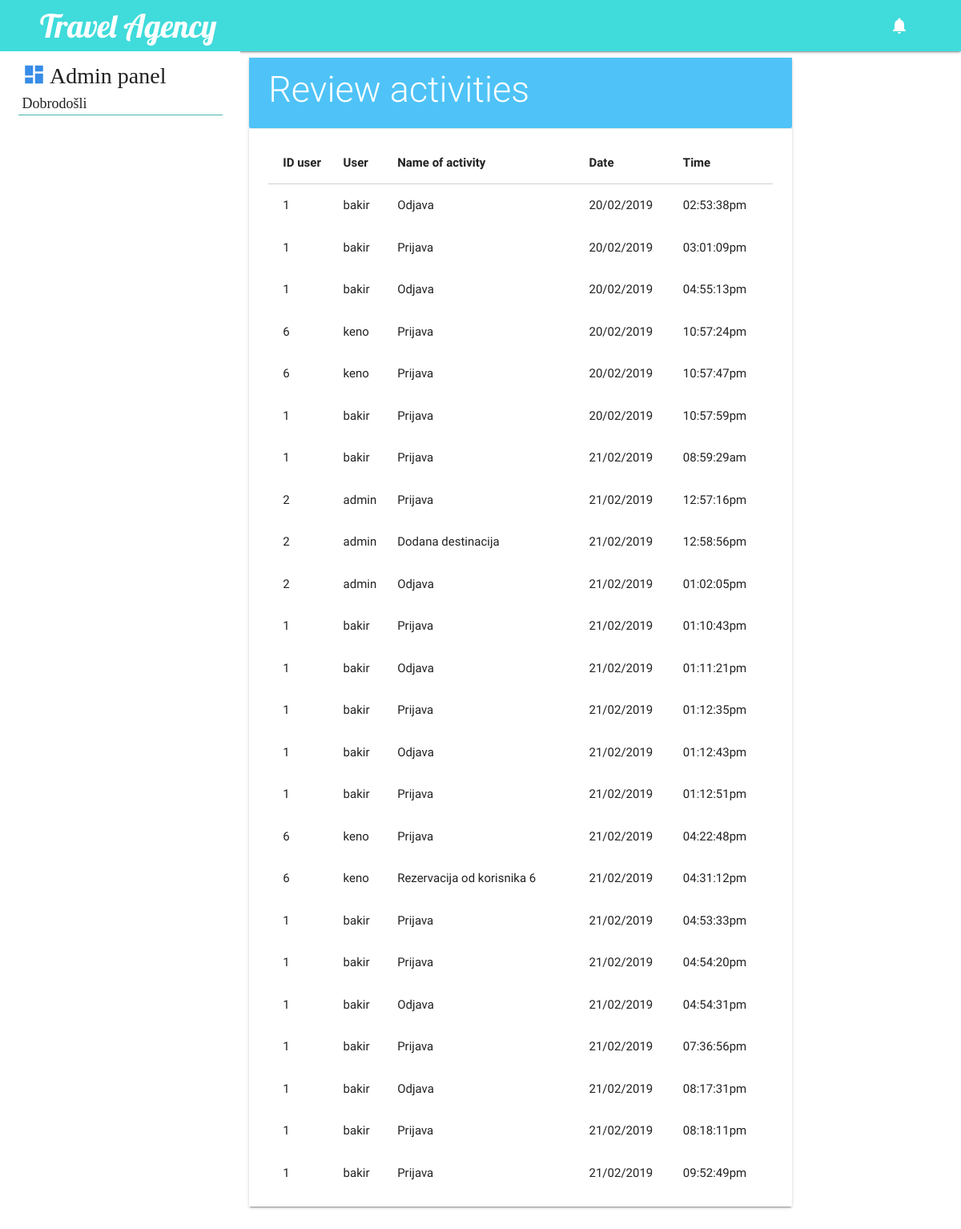
Screenshot of /pregledAktivnosti.php with the database file from the repository.
### tables this page shows
CREATE TABLE IF NOT EXISTS `aktivnosti` (
  `id` int(200) NOT NULL AUTO_INCREMENT,
  `id_korisnika` int(200) NOT NULL,
  `korisnik` varchar(200) NOT NULL,
  `naziv_aktivnosti` varchar(200) NOT NULL,
  `datum` varchar(100) NOT NULL,
  `vrijeme` varchar(100) NOT NULL,
  PRIMARY KEY (`id`)
);

### pregledAktivnosti.php (the view, shortened to what this page needs)
<?php
   include('db/konekcija.php');
    $dbidkorisnika = $_SESSION['id_kor'];
    $query = "SELECT * FROM aktivnosti where id_korisnika != '$dbidkorisnika'";
?>
<!DOCTYPE html>
<html lang="en">
<head>
      <link type="text/css" rel="stylesheet" href="css/materialize.css"  media="screen,projection"/>
      <link type="text/css" rel="stylesheet" href="css/styleAdmin.css"  media="screen,projection"/>
      <link type="text/css" rel="stylesheet" href="css/animate.css"  media="screen,projection"/>
</head>
    <body>
      <?php  include 'adminPanel.php'; ?>
        <div class="col s7">
            <div class="card ">
                    <div class="card-content light-blue lighten-2" >
                        <span class="card-title white-text" style="font-size: 45px;">Review activities</span>
                    </div>
                    <div class="card-action">
                        <table class="highlight">
                            <thead>
                              <tr>
                                  <th type="hidden"></th>
                                  <th>ID user</th>
                                  <th>User</th>
                                  <th>Name of activity</th>
                                  <th>Date</th>
                                  <th>Time</th>
                              </tr>
                            </thead>
                            <?php
                            if( $res = mysqli_query($conn, $query)){
                                if(mysqli_num_rows($res) > 0){
                                 while ($row = mysqli_fetch_array($res)){
                             ?>
                            <tbody>
                              <tr>
                                <td type="hidden" value="<?php echo $row['id'] ?>"></td>
                                <td><?php echo $row['id_korisnika']; ?></td>
                                <td><?php echo $row['korisnik']; ?></td>
                                <td><?php echo $row['naziv_aktivnosti']; ?></td>
                                <td><?php echo $row['datum']; ?></td>
                                <td><?php echo $row['vrijeme']; ?></td>
                              </tr>
                            </tbody>
                            <?php }
        }
     }
      ?>
                          </table>
                    </div>
            </div>
        </div>
        <link rel="stylesheet" href="css/sweetalert2.min.css">
        <link rel="stylesheet" href="css/sweetalert2.css">
    </body>
</html>

### adminPanel.php (shortened to what this page needs)
<!DOCTYPE html>
<html lang="en">
<head>
      <link type="text/css" rel="stylesheet" href="css/materialize.css"  media="screen,projection"/>
      <link type="text/css" rel="stylesheet" href="css/styleAdmin.css"  media="screen,projection"/>
      <link type="text/css" rel="stylesheet" href="css/animate.css"  media="screen,projection"/>
    </head>
<body>
  <nav class="menu">
    <div class="nav-wrapper">
      <a href="adminPanel.php"><span class="agencija">Travel Agency</span></a>
      <ul class="right hide-on-med-and-down">
        <li><a href="#"><i class="material-icons" style="color:white !important;">notifications</i></a></li>
      </ul>
    </div>
  </nav>
  <div class="row">
    <div class="col s3 options mt">
      <div class="row">
        <div class="col s12">
          <p style="font-size:18px;" class="tekst"> <i class="medium material-icons inline-icon2">dashboard</i>
            <span style="font-size: 28px;">Admin panel</span></p>
          <p style="font-size:18px;" class="tekst">Dobrodošli</p>
          <div class="divider teal lighten-2"></div>
        </div>
      </div>
    </div>
</body>
</html>

### css/styleAdmin.css (style rules this page uses)
.menu { background-color: #40DBDB; }
.menu ul li a { margin-right: 50px; }
.tekst { margin: 0 5px 0 5px; font-family: 'Permanent Marker', cursive; }
.tekst:first-child { margin-top: 10px; }
.options { background-color: white; }
.material-icons { color: #368ce7 !important; }
.inline-icon2 { vertical-align: text-bottom !important; font-size: 30px !important; }
span.agencija { font-family: 'Lobster', cursive; font-size: 40px; margin-left: 50px; }

### rows the page displays
aktivnosti: $row['id'] 20 (drawn), id_korisnika "1", korisnik "bakir", naziv_aktivnosti "Odjava", datum "20/02/2019", vrijeme "02:53:38pm"
aktivnosti: $row['id'] 21 (drawn), id_korisnika "1", korisnik "bakir", naziv_aktivnosti "Prijava", datum "20/02/2019", vrijeme "03:01:09pm"
aktivnosti: $row['id'] 22 (drawn), id_korisnika "1", korisnik "bakir", naziv_aktivnosti "Odjava", datum "20/02/2019", vrijeme "04:55:13pm"
aktivnosti: $row['id'] 23 (drawn), id_korisnika "6", korisnik "keno", naziv_aktivnosti "Prijava", datum "20/02/2019", vrijeme "10:57:24pm"
aktivnosti: $row['id'] 24 (drawn), id_korisnika "6", korisnik "keno", naziv_aktivnosti "Prijava", datum "20/02/2019", vrijeme "10:57:47pm"
aktivnosti: $row['id'] 25 (drawn), id_korisnika "1", korisnik "bakir", naziv_aktivnosti "Prijava", datum "20/02/2019", vrijeme "10:57:59pm"
aktivnosti: $row['id'] 26 (drawn), id_korisnika "1", korisnik "bakir", naziv_aktivnosti "Prijava", datum "21/02/2019", vrijeme "08:59:29am"
aktivnosti: $row['id'] 27 (drawn), id_korisnika "2", korisnik "admin", naziv_aktivnosti "Prijava", datum "21/02/2019", vrijeme "12:57:16pm"
aktivnosti: $row['id'] 28 (drawn), id_korisnika "2", korisnik "admin", naziv_aktivnosti "Dodana destinacija", datum "21/02/2019", vrijeme "12:58:56pm"
aktivnosti: $row['id'] 29 (drawn), id_korisnika "2", korisnik "admin", naziv_aktivnosti "Odjava", datum "21/02/2019", vrijeme "01:02:05pm"
aktivnosti: $row['id'] 30 (drawn), id_korisnika "1", korisnik "bakir", naziv_aktivnosti "Prijava", datum "21/02/2019", vrijeme "01:10:43pm"
aktivnosti: $row['id'] 31 (drawn), id_korisnika "1", korisnik "bakir", naziv_aktivnosti "Odjava", datum "21/02/2019", vrijeme "01:11:21pm"
aktivnosti: $row['id'] 32 (drawn), id_korisnika "1", korisnik "bakir", naziv_aktivnosti "Prijava", datum "21/02/2019", vrijeme "01:12:35pm"
aktivnosti: $row['id'] 33 (drawn), id_korisnika "1", korisnik "bakir", naziv_aktivnosti "Odjava", datum "21/02/2019", vrijeme "01:12:43pm"
aktivnosti: $row['id'] 34 (drawn), id_korisnika "1", korisnik "bakir", naziv_aktivnosti "Prijava", datum "21/02/2019", vrijeme "01:12:51pm"
aktivnosti: $row['id'] 35 (drawn), id_korisnika "6", korisnik "keno", naziv_aktivnosti "Prijava", datum "21/02/2019", vrijeme "04:22:48pm"
aktivnosti: $row['id'] 36 (drawn), id_korisnika "6", korisnik "keno", naziv_aktivnosti "Rezervacija od korisnika 6", datum "21/02/2019", vrijeme "04:31:12pm"
aktivnosti: $row['id'] 37 (drawn), id_korisnika "1", korisnik "bakir", naziv_aktivnosti "Prijava", datum "21/02/2019", vrijeme "04:53:33pm"
aktivnosti: $row['id'] 38 (drawn), id_korisnika "1", korisnik "bakir", naziv_aktivnosti "Prijava", datum "21/02/2019", vrijeme "04:54:20pm"
aktivnosti: $row['id'] 39 (drawn), id_korisnika "1", korisnik "bakir", naziv_aktivnosti "Odjava", datum "21/02/2019", vrijeme "04:54:31pm"
aktivnosti: $row['id'] 40 (drawn), id_korisnika "1", korisnik "bakir", naziv_aktivnosti "Prijava", datum "21/02/2019", vrijeme "07:36:56pm"
aktivnosti: $row['id'] 41 (drawn), id_korisnika "1", korisnik "bakir", naziv_aktivnosti "Odjava", datum "21/02/2019", vrijeme "08:17:31pm"
aktivnosti: $row['id'] 42 (drawn), id_korisnika "1", korisnik "bakir", naziv_aktivnosti "Prijava", datum "21/02/2019", vrijeme "08:18:11pm"
aktivnosti: $row['id'] 43 (drawn), id_korisnika "1", korisnik "bakir", naziv_aktivnosti "Prijava", datum "21/02/2019", vrijeme "09:52:49pm"
